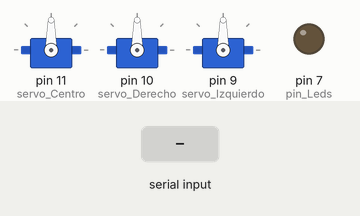
Simulated run of this sketch. Board: Arduino Uno, built with avr-gcc and run on an emulated ATmega328P. Shown: 3 × servo, output pins drawn as LEDs (lit = HIGH). The test bench sets the inputs (shaded band).

Above: at 1.2 s.
1.3 s: "1" received over Serial
At 1.45 s:
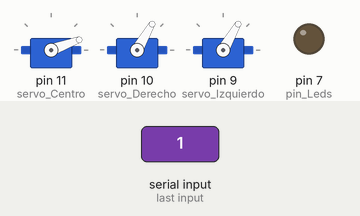
4.3 s: "2" received over Serial
7.3 s: "3" received over Serial
10.3 s: "4" received over Serial
At 10.45 s:
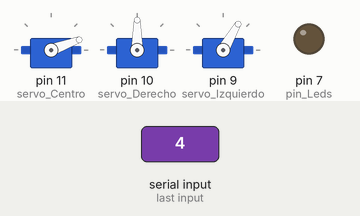
13.3 s: "5" received over Serial
At 14.5 s:
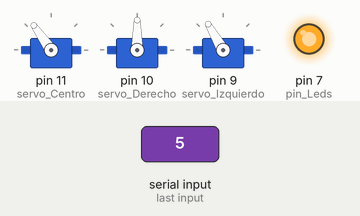
14.8 s: "0" received over Serial
At 15.5 s:
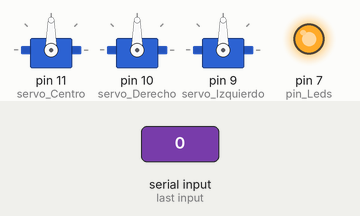
Timing chart, 0 to 17.3 s (numbered marks = the images above; inputs shaded):
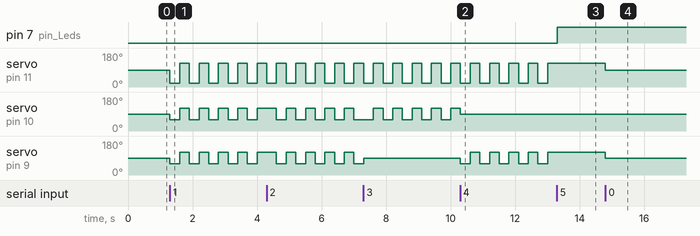

The sketch:

Hexapodo_controlado_por_bluetooth.ino
```cpp
#include <Servo.h>  // Libreria de servomotores

//Estado de la señal del bluethoo
int estado = 0; //Inicializamos "Estado" a 0
int pin_Leds = 7; // Iniciamos la variable para los pines del los leds(ojos)

//DECLARAMOS LAS VARIABLES CORRESPONDIENTES PARA
//CADA UNO DE LOS 3 SERVOS;
//DERECHO, IZQUIERDO Y CENTRO
Servo servo_Centro;        //  3
Servo servo_Derecho;       //  2
Servo servo_Izquierdo;     //  1


//***************************************************************
//************************* SETUP  ******************************
//***************************************************************
void setup() {
  Serial.begin(9600); // Inicializamos el monitor serial del arduino

  //Decharamos los led como salida
  pinMode(pin_Leds, OUTPUT);

  //ASIGNAMOS LOS PINES CORRESPONDIENTES PARA
  //CADA UNO DE LOS SERVOS.
  servo_Centro.attach(11);
  servo_Derecho.attach(10);
  servo_Izquierdo.attach(9);

  servo_Centro.write(90);
  servo_Derecho.write(90);
  servo_Izquierdo.write(90);

}

//*******************************************************************
//************************* FUNCIONES  ******************************
//*******************************************************************

//************************* ADELANTE  ******************************
void Adelante() {
  servo_Centro.write(20);
  servo_Derecho.write(60);
  servo_Izquierdo.write(60);
  delay(300);

  servo_Centro.write(125);
  servo_Derecho.write(120);
  servo_Izquierdo.write(120);
  delay(300);

}


//************************* ATRAS  ******************************
void Atras() {
  servo_Centro.write(20);
  servo_Derecho.write(120);
  servo_Izquierdo.write(120);
  delay(300);

  servo_Centro.write(125);
  servo_Derecho.write(60);
  servo_Izquierdo.write(60);
  delay(300);

}

//************************* IZQUIERDA  ******************************
void Izquierda() {
  servo_Centro.write(20);
  servo_Derecho.write(60);
  servo_Izquierdo.write(90);
  delay(300);

  servo_Centro.write(125);
  servo_Derecho.write(120);
  servo_Izquierdo.write(90);
  delay(300);

}

//************************* DERECHA  ******************************
void Derecha() {
  servo_Centro.write(20);
  servo_Derecho.write(90);
  servo_Izquierdo.write(60);
  delay(300);

  servo_Centro.write(125);
  servo_Derecho.write(90);
  servo_Izquierdo.write(120);
  delay(300);

}


//************************* PAUSA  ******************************
void PAUSA() {
  servo_Centro.write(90);
  servo_Derecho.write(90);
  servo_Izquierdo.write(90);

}


//*******************************************************************
//****************************** LOOP  ******************************
//*******************************************************************
void loop() {
  if (Serial.available() > 0) {
    estado = Serial.read();
  }

  if (estado == '0') {
    PAUSA();   // FUNCION PARA PARAR

  }

  if (estado == '1') {
    Adelante();   // FUNCION PARA IR HACIA ADELANTE

  }

  if (estado == '2') {
    Atras();      // FUNCION PARA IR HACIA ATRAS
  }

  if (estado == '3') {
    Izquierda();      // FUNCION PARA IR HACIA LA IZQUIERDA
  }

  if (estado == '4') {
    Derecha();      // FUNCION PARA IR HACIA LA DERECHA
  }

  if (estado == '5') {
    digitalWrite(pin_Leds, HIGH);
  }

  if (estado == '6') {
    digitalWrite(pin_Leds, LOW);
  }


}
```

Measured:
- after the input at 1.3 s, servo on pin 11 (servo_Centro): alternates 125° for 0.30 s and 20° for 0.30 s, starting at once; servo on pin 10 (servo_Derecho), servo on pin 9 (servo_Izquierdo): alternates 120° for 0.30 s and 60° for 0.30 s, starting at once
- after the input at 10.3 s, servo on pin 9 (servo_Izquierdo): alternates 120° for 0.30 s and 60° for 0.30 s, starting at once
- after the input at 13.3 s, pin 7 (pin_Leds): LOW → HIGH at once; servo on pin 11 (servo_Centro): stops changing and stays 125°; servo on pin 9 (servo_Izquierdo): stops changing and stays 120°
- after the input at 14.8 s, servo on pin 11 (servo_Centro): 125° → 90° at once; servo on pin 9 (servo_Izquierdo): 120° → 90° at once
